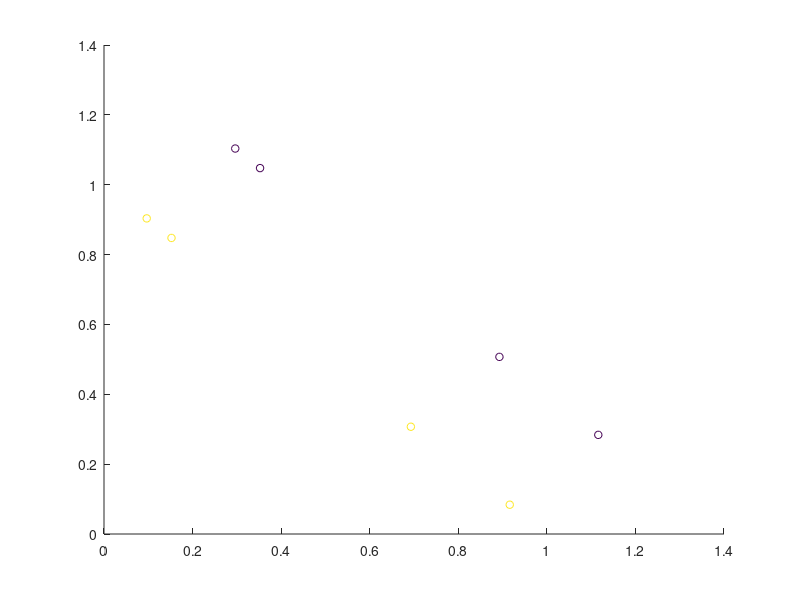

The MATLAB script that drew this image: (Note: this script raises an error after producing the figure.)
% This script is a demo showing some simple decoding on simulated toy data.
% The toy data are simple matlab matrices and no "real" fMRI or EEG data.

fpath = fileparts(fileparts(mfilename('fullpath')));
addpath(fpath)

clear all
dbstop if error % if something goes wrong

%% Set the output directory where data will be saved
% cfg.results.dir = % e.g. 'toyresults'
cfg.results.write = 0; % no results are written to disk


%% generate some toy data
% define number of "runs" and center means
nruns = 4; % lets simulate we have n runs
set2.mean = [0 0];
set1.mean = [.2 .2]; % should have the same dim as set1, otherwise it wont work (and would not make sense, either)

% data on two shifted lines
x = rand(nruns, 1);
dat = [x, x.*(-1) + 1];
data1 = dat + repmat(set1.mean, nruns, 1);
data2 = dat + repmat(set2.mean, nruns, 1);

% alternative: uniform
% data1 = rand(nruns, length(set1.mean)) + repmat(set1.mean, nruns, 1);
% data2 = rand(nruns, length(set2.mean)) + repmat(set2.mean, nruns, 1);

% put all together in a data matrix
data = [data1; data2]; 

%% add data description
% save labels
cfg.files.label = [ones(size(data1,1), 1); 2*ones(size(data1,1), 1)];

% save run number
cfg.files.step = [1:nruns, 1:nruns]';

% save a description
for ifile = 1:length(cfg.files.label)
    cfg.files.name(ifile) = {sprintf('class%i_run%i', cfg.files.label(ifile), cfg.files.step(ifile))};
end

% add an empty mask
cfg.files.mask = '';

%% plot the data (if 2d)
if size(data, 2) == 2
    h = figure;
    scatter(data(:, 1), data(:, 2), 30, cfg.files.label);
end

%% Prepare data for passing
pass_data.data = data;
pass_data.mask_index = 1:size(data, 2); % use all voxels
pass_data.files = cfg.files;
pass_data.hdr = ''; % we don't need a header, because we don't write img-files as output (but mat-files)
pass_data.dim = [length(set1.mean), 1, 1]; % add dimension information of the original data
% passed_data.voxelsize = [1 1 1];


%% Add defaults for the remaining parameters that we did not specify
cfg = decoding_defaults(cfg);

% Set the analysis that should be performed (here we only want to do 1
% decoding)
cfg.analysis = 'wholebrain';
cfg.results.output = {'accuracy', 'model_parameters'}; % add if you want to see the model

%% Nothing needs to be changed below for a standard leave-one-run out cross validation analysis.
% Create a leave-one-run-out cross validation design:
cfg.design = make_design_cv(cfg); 
display_design(cfg);

%% Decoding Parameters

% default: -s 0 -t 0 -c 1 -b 0 -q
% cfg.decoding.train.classification.model_parameters = '-s 0 -t 0 -c 1000 -b 0 -q';

%% Run decoding
[results, cfg] = decoding(cfg, pass_data);

%% Print decision boundary in figure
if isfield(results, 'model_parameters')
    svm_model = results.model_parameters.output(1).model(1); % get the model of the first SVM
    [X, Y] = meshgrid(-2:.11:3);
    Z = X;
    [predicted, acc, decision_values] = svmpredict(zeros(size(X(:))),[X(:), Y(:)],svm_model,cfg.decoding.test.classification.model_parameters);
    Z(:) = decision_values;
    figure(h)
    hold on
    contour(X,Y,Z, -1:1);
    hold off
end

dbclear if error
